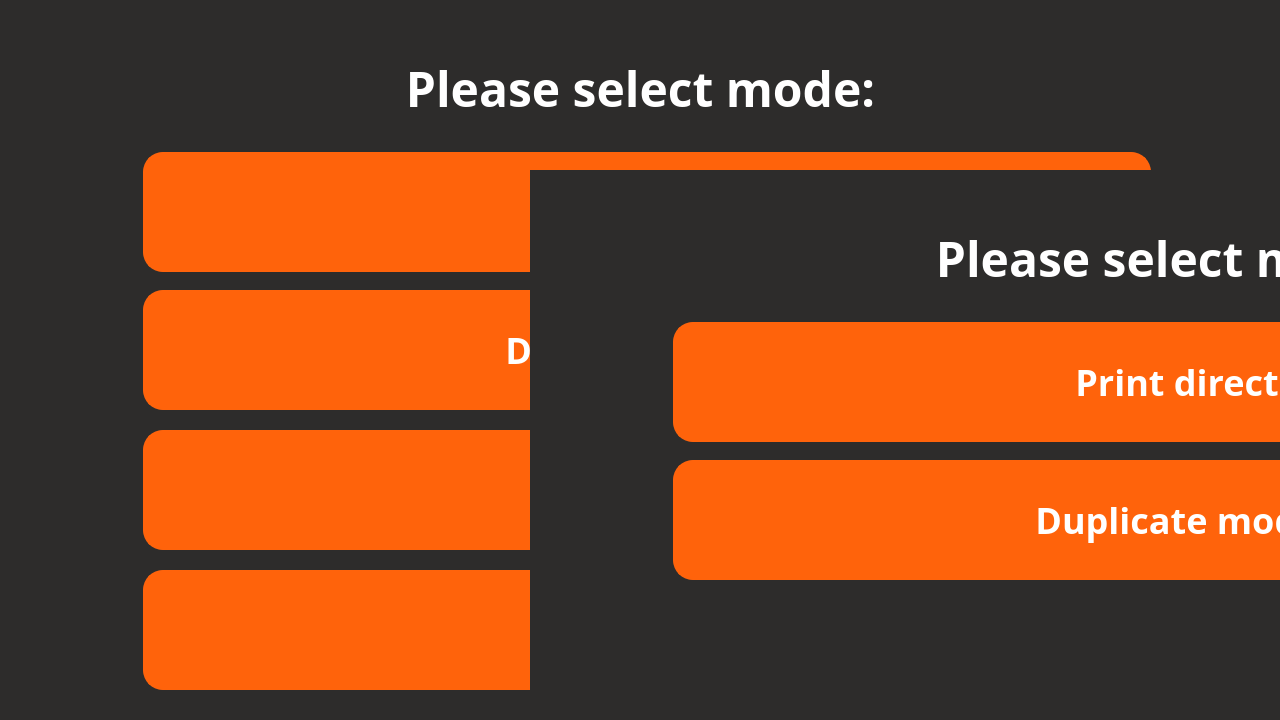
<?xml version="1.0" encoding="UTF-8"?>
<ui version="4.0">
 <class>DupandMirorr</class>
 <widget class="QWidget" name="DupandMirorr">
  <property name="geometry">
   <rect>
    <x>0</x>
    <y>0</y>
    <width>1280</width>
    <height>720</height>
   </rect>
  </property>
  <property name="windowTitle">
   <string>Form</string>
  </property>
  <widget class="QPushButton" name="pushButton_2">
   <property name="geometry">
    <rect>
     <x>143</x>
     <y>152</y>
     <width>1008</width>
     <height>120</height>
    </rect>
   </property>
   <property name="styleSheet">
    <string notr="true">font-weight: bold;font-family:Barlow;border-radius: 20px;
background-color: rgba(255, 99, 11, 255);
color: rgba(255, 255, 255, 255);
font-size: 36px;
text-align: center;
font-family: Barlow;
border: 2px solid rgba(255, 99, 11, 255);</string>
   </property>
   <property name="text">
    <string>Print direct</string>
   </property>
  </widget>
  <widget class="QPushButton" name="pushButton">
   <property name="geometry">
    <rect>
     <x>143</x>
     <y>570</y>
     <width>1008</width>
     <height>120</height>
    </rect>
   </property>
   <property name="styleSheet">
    <string notr="true">font-weight: bold;
font-family:Barlow;
border-radius: 20px;
background-color: rgba(255, 99, 11, 255);
color: rgba(255, 255, 255, 255);
font-size: 36px;
text-align: center;
font-family: Barlow;
border: 2px solid rgba(255, 99, 11, 255);</string>
   </property>
   <property name="text">
    <string>Cancle</string>
   </property>
  </widget>
  <widget class="QPushButton" name="pushButton_3">
   <property name="geometry">
    <rect>
     <x>143</x>
     <y>290</y>
     <width>1008</width>
     <height>120</height>
    </rect>
   </property>
   <property name="styleSheet">
    <string notr="true">font-weight: bold;font-family:Barlow;border-radius: 20px;
background-color: rgba(255, 99, 11, 255);
color: rgba(255, 255, 255, 255);
font-size: 36px;
text-align: center;
font-family: Barlow;
border: 2px solid rgba(255, 99, 11, 255);</string>
   </property>
   <property name="text">
    <string>Duplicate mode</string>
   </property>
  </widget>
  <widget class="QLabel" name="label_3">
   <property name="geometry">
    <rect>
     <x>0</x>
     <y>0</y>
     <width>1280</width>
     <height>720</height>
    </rect>
   </property>
   <property name="styleSheet">
    <string notr="true">background-color: rgba(45, 44, 43, 255);</string>
   </property>
   <property name="text">
    <string/>
   </property>
  </widget>
  <widget class="QLabel" name="label_2">
   <property name="geometry">
    <rect>
     <x>40</x>
     <y>20</y>
     <width>1201</width>
     <height>136</height>
    </rect>
   </property>
   <property name="styleSheet">
    <string notr="true">font-weight: bold;font-family:Barlow;background-color: rgba(45, 44, 43, 0);

font-family:Barlow;
color: rgb(255, 255, 255);
font-size: 48px;
</string>
   </property>
   <property name="text">
    <string>Please select mode:</string>
   </property>
   <property name="alignment">
    <set>Qt::AlignCenter</set>
   </property>
  </widget>
  <widget class="QPushButton" name="pushButton_4">
   <property name="geometry">
    <rect>
     <x>143</x>
     <y>430</y>
     <width>1008</width>
     <height>120</height>
    </rect>
   </property>
   <property name="styleSheet">
    <string notr="true">font-weight: bold;
font-family:Barlow;
border-radius: 20px;
background-color: rgba(255, 99, 11, 255);
color: rgba(255, 255, 255, 255);
font-size: 36px;
text-align: center;
font-family: Barlow;
border: 2px solid rgba(255, 99, 11, 255);</string>
   </property>
   <property name="text">
    <string>Mirror mode</string>
   </property>
  </widget>
  <widget class="QPushButton" name="pushButton_5">
   <property name="geometry">
    <rect>
     <x>673</x>
     <y>600</y>
     <width>1008</width>
     <height>120</height>
    </rect>
   </property>
   <property name="styleSheet">
    <string notr="true">font-weight: bold;
font-family:Barlow;
border-radius: 20px;
background-color: rgba(255, 99, 11, 255);
color: rgba(255, 255, 255, 255);
font-size: 36px;
text-align: center;
font-family: Barlow;
border: 2px solid rgba(255, 99, 11, 255);</string>
   </property>
   <property name="text">
    <string>Mirror mode</string>
   </property>
  </widget>
  <widget class="QLabel" name="label_4">
   <property name="geometry">
    <rect>
     <x>530</x>
     <y>170</y>
     <width>1280</width>
     <height>720</height>
    </rect>
   </property>
   <property name="styleSheet">
    <string notr="true">background-color: rgba(45, 44, 43, 255);</string>
   </property>
   <property name="text">
    <string/>
   </property>
  </widget>
  <widget class="QPushButton" name="pushButton_6">
   <property name="geometry">
    <rect>
     <x>673</x>
     <y>322</y>
     <width>1008</width>
     <height>120</height>
    </rect>
   </property>
   <property name="styleSheet">
    <string notr="true">font-weight: bold;font-family:Barlow;border-radius: 20px;
background-color: rgba(255, 99, 11, 255);
color: rgba(255, 255, 255, 255);
font-size: 36px;
text-align: center;
font-family: Barlow;
border: 2px solid rgba(255, 99, 11, 255);</string>
   </property>
   <property name="text">
    <string>Print direct</string>
   </property>
  </widget>
  <widget class="QPushButton" name="pushButton_7">
   <property name="geometry">
    <rect>
     <x>673</x>
     <y>460</y>
     <width>1008</width>
     <height>120</height>
    </rect>
   </property>
   <property name="styleSheet">
    <string notr="true">font-weight: bold;font-family:Barlow;border-radius: 20px;
background-color: rgba(255, 99, 11, 255);
color: rgba(255, 255, 255, 255);
font-size: 36px;
text-align: center;
font-family: Barlow;
border: 2px solid rgba(255, 99, 11, 255);</string>
   </property>
   <property name="text">
    <string>Duplicate mode</string>
   </property>
  </widget>
  <widget class="QLabel" name="label_5">
   <property name="geometry">
    <rect>
     <x>570</x>
     <y>190</y>
     <width>1201</width>
     <height>136</height>
    </rect>
   </property>
   <property name="styleSheet">
    <string notr="true">font-weight: bold;font-family:Barlow;background-color: rgba(45, 44, 43, 0);

font-family:Barlow;
color: rgb(255, 255, 255);
font-size: 48px;
</string>
   </property>
   <property name="text">
    <string>Please select mode:</string>
   </property>
   <property name="alignment">
    <set>Qt::AlignCenter</set>
   </property>
  </widget>
  <widget class="QPushButton" name="pushButton_8">
   <property name="geometry">
    <rect>
     <x>673</x>
     <y>740</y>
     <width>1008</width>
     <height>120</height>
    </rect>
   </property>
   <property name="styleSheet">
    <string notr="true">font-weight: bold;
font-family:Barlow;
border-radius: 20px;
background-color: rgba(255, 99, 11, 255);
color: rgba(255, 255, 255, 255);
font-size: 36px;
text-align: center;
font-family: Barlow;
border: 2px solid rgba(255, 99, 11, 255);</string>
   </property>
   <property name="text">
    <string>Cancle</string>
   </property>
  </widget>
  <zorder>label_3</zorder>
  <zorder>pushButton_2</zorder>
  <zorder>pushButton</zorder>
  <zorder>pushButton_3</zorder>
  <zorder>label_2</zorder>
  <zorder>pushButton_4</zorder>
  <zorder>pushButton_5</zorder>
  <zorder>label_4</zorder>
  <zorder>pushButton_6</zorder>
  <zorder>pushButton_7</zorder>
  <zorder>label_5</zorder>
  <zorder>pushButton_8</zorder>
 </widget>
 <resources/>
 <connections/>
</ui>
